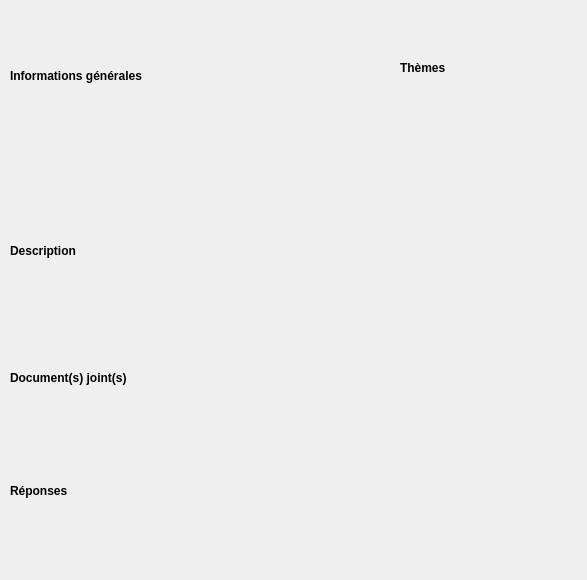
<?xml version="1.0" encoding="UTF-8"?>
<ui version="4.0">
 <class>SeeReportView</class>
 <widget class="QDialog" name="SeeReportView">
  <property name="geometry">
   <rect>
    <x>0</x>
    <y>0</y>
    <width>587</width>
    <height>580</height>
   </rect>
  </property>
  <property name="font">
   <font>
    <pointsize>4</pointsize>
   </font>
  </property>
  <property name="windowTitle">
   <string>Voir un signalement</string>
  </property>
  <widget class="QLabel" name="lbl_generalInformation">
   <property name="geometry">
    <rect>
     <x>10</x>
     <y>60</y>
     <width>191</width>
     <height>31</height>
    </rect>
   </property>
   <property name="font">
    <font>
     <pointsize>9</pointsize>
     <weight>75</weight>
     <bold>true</bold>
    </font>
   </property>
   <property name="text">
    <string>Informations générales</string>
   </property>
  </widget>
  <widget class="QLabel" name="lbl_contentNumberReport">
   <property name="geometry">
    <rect>
     <x>110</x>
     <y>10</y>
     <width>331</width>
     <height>41</height>
    </rect>
   </property>
   <property name="font">
    <font>
     <pointsize>10</pointsize>
     <weight>75</weight>
     <bold>true</bold>
    </font>
   </property>
   <property name="text">
    <string/>
   </property>
  </widget>
  <widget class="QLabel" name="lbl_themes">
   <property name="geometry">
    <rect>
     <x>400</x>
     <y>60</y>
     <width>61</width>
     <height>16</height>
    </rect>
   </property>
   <property name="font">
    <font>
     <pointsize>9</pointsize>
     <weight>75</weight>
     <bold>true</bold>
    </font>
   </property>
   <property name="text">
    <string>Thèmes</string>
   </property>
  </widget>
  <widget class="QLabel" name="lbl_groupDescription">
   <property name="geometry">
    <rect>
     <x>10</x>
     <y>240</y>
     <width>101</width>
     <height>21</height>
    </rect>
   </property>
   <property name="font">
    <font>
     <pointsize>9</pointsize>
     <weight>75</weight>
     <bold>true</bold>
    </font>
   </property>
   <property name="text">
    <string>Description</string>
   </property>
  </widget>
  <widget class="QLabel" name="lbl_documents">
   <property name="geometry">
    <rect>
     <x>10</x>
     <y>370</y>
     <width>161</width>
     <height>16</height>
    </rect>
   </property>
   <property name="font">
    <font>
     <pointsize>9</pointsize>
     <weight>75</weight>
     <bold>true</bold>
    </font>
   </property>
   <property name="text">
    <string>Document(s) joint(s)</string>
   </property>
  </widget>
  <widget class="QLabel" name="lbl_responses">
   <property name="geometry">
    <rect>
     <x>10</x>
     <y>480</y>
     <width>81</width>
     <height>21</height>
    </rect>
   </property>
   <property name="font">
    <font>
     <pointsize>9</pointsize>
     <weight>75</weight>
     <bold>true</bold>
    </font>
   </property>
   <property name="text">
    <string>Réponses</string>
   </property>
  </widget>
  <widget class="QLabel" name="lbl_displayGeneralInformation">
   <property name="geometry">
    <rect>
     <x>10</x>
     <y>90</y>
     <width>331</width>
     <height>141</height>
    </rect>
   </property>
   <property name="font">
    <font>
     <pointsize>8</pointsize>
    </font>
   </property>
   <property name="text">
    <string/>
   </property>
  </widget>
 </widget>
 <resources/>
 <connections/>
</ui>
